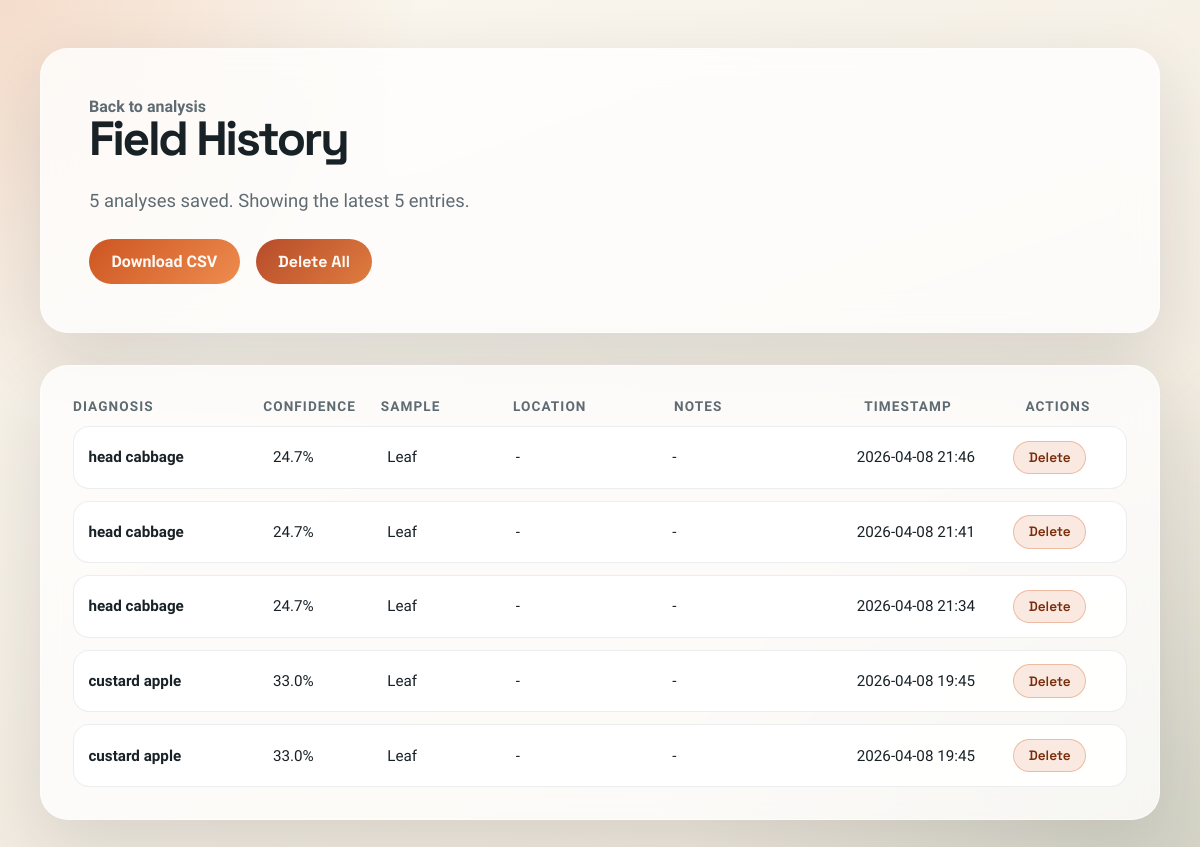
The app's page /history with its own data.
### tables this page shows
CREATE TABLE predictions (
                id INTEGER PRIMARY KEY AUTOINCREMENT,
                created_at TEXT NOT NULL,
                filename TEXT NOT NULL,
                mime_type TEXT NOT NULL,
                sample_type TEXT NOT NULL,
                location TEXT,
                notes TEXT,
                top_label TEXT NOT NULL,
                top_confidence REAL NOT NULL,
                predictions_json TEXT NOT NULL
            );

### app/routes.py (the view)
@main.route("/history", methods=["GET"])
def history():
    context = {
        "error": request.args.get("error") or None,
        "predictions": [],
        "total": 0,
        "limit": 50,
    }
    if not current_app.config.get("STORE_PREDICTIONS"):
        context["error"] = "Prediction storage is disabled."
        return render_template("history.html", **context)
    try:
        limit = min(max(int(request.args.get("limit", "50")), 1), 200)
    except ValueError:
        limit = 50
    context["limit"] = limit
    try:
        context["predictions"] = list_predictions(
            current_app.config["PREDICTIONS_DB"], limit=limit
        )
        context["total"] = count_predictions(current_app.config["PREDICTIONS_DB"])
    except Exception:
        current_app.logger.exception("Failed to load prediction history page.")
        context["error"] = "Unable to load prediction history right now."
    return render_template("history.html", **context)

### app/storage.py (called while the page is built)
def _connect(db_path: str) -> sqlite3.Connection:
    connection = sqlite3.connect(db_path)
    connection.row_factory = sqlite3.Row
    return connection

def list_predictions(
    db_path: str,
    limit: int = 50,
    offset: int = 0,
) -> list[dict[str, str | float]]:
    with _connect(db_path) as connection:
        rows = connection.execute(
            """
            SELECT
                id,
                created_at,
                filename,
                sample_type,
                location,
                notes,
                top_label,
                top_confidence
            FROM predictions
            ORDER BY id DESC
            LIMIT ?
            OFFSET ?
            """,
            (limit, offset),
        ).fetchall()
    return [dict(row) for row in rows]

def count_predictions(db_path: str) -> int:
    with _connect(db_path) as connection:
        row = connection.execute(
            "SELECT COUNT(*) AS total FROM predictions"
        ).fetchone()
    if row is None:
        return 0
    return int(row["total"])

### app/templates/history.html (shortened to what this page needs)
{% extends "base.html" %}
{% block content %}
<main class="history-layout">
  <section class="hero">
    <a class="back-link" href="{{ url_for('main.index') }}">Back to analysis</a>
    <h1>Field History</h1>
    <p class="lead">
      {% if total %}
        {{ total }} analyses saved. Showing the latest {{ predictions|length }} entries.
      {% else %}
        No analyses have been saved yet.
      {% endif %}
    </p>
    <div class="history-actions">
      <a class="button-link" href="{{ url_for('main.history_csv') }}">Download CSV</a>
      <form method="post" action="{{ url_for('main.clear_history') }}">
        <button class="button-link danger" type="submit" onclick="return confirm('Delete all history entries? This cannot be undone.');">
          Delete All
        </button>
      </form>
    </div>
  </section>
  <section class="panel">
    {% if predictions %}
    <div class="history-table">
      <div class="history-header">
        <span>Diagnosis</span>
        <span>Confidence</span>
        <span>Sample</span>
        <span>Location</span>
        <span>Notes</span>
        <span>Timestamp</span>
        <span>Actions</span>
      </div>
      {% for row in predictions %}
      <div class="history-row">
        <span class="strong">{{ row.top_label }}</span>
        <span>{{ "%.1f"|format(row.top_confidence * 100) }}%</span>
        <span>{{ row.sample_type|title }}</span>
        <span>{{ row.location or "-" }}</span>
        <span class="truncate">{{ row.notes or "-" }}</span>
        <span>{{ row.created_at }}</span>
        <span class="history-row-actions">
          <form method="post" action="{{ url_for('main.delete_history_item', prediction_id=row.id) }}">
            <button class="button-inline danger" type="submit" onclick="return confirm('Delete this history entry?');">
              Delete
            </button>
          </form>
        </span>
      </div>
      {% endfor %}
    </div>
    {% endif %}
  </section>
</main>
{% endblock %}

### app/static/css/styles.css (style rules this page uses)
:root { --bg: #f3efe5; --paper: rgba(255, 255, 255, 0.78); --ink: #182126; --muted: #5f6b73; --accent: #d8632a; --accent-soft: #f1bb81; --line: rgba(24, 33, 38, 0.1); --shadow: 0 25px 70px rgba(24, 33, 38, 0.12); }
* { box-sizing: border-box; }
body { margin: 0; min-height: 100vh; color: var(--ink); font-family: "Source Sans 3", sans-serif; background: radial-gradient(circle at top left, rgba(216, 99, 42, 0.18), transparent 28%), radial-gradient(circle at bottom right, rgba(70, 111, 91, 0.16), transparent 35%), linear-gradient(160deg, #fbf7ef 0%, #ede5d9 100%); }
.history-layout { width: min(1120px, calc(100% - 2rem)); margin: 0 auto; padding: 3rem 0 4rem; display: grid; gap: 2rem; }
.hero, .panel { background: var(--paper); backdrop-filter: blur(16px); border: 1px solid rgba(255, 255, 255, 0.55); border-radius: 28px; box-shadow: var(--shadow); }
.hero { padding: 3rem; }
h1, h2, button, .feature-card strong, .dropzone-title { font-family: "Space Grotesk", sans-serif; }
h1 { margin: 0; font-size: clamp(2.6rem, 4vw, 4.5rem); line-height: 0.95; letter-spacing: -0.05em; }
.lead { max-width: 38rem; margin: 1.5rem 0 0; color: var(--muted); font-size: 1.15rem; line-height: 1.6; }
.panel { padding: 2rem; }
button { width: 100%; padding: 1rem 1.2rem; border: 0; border-radius: 999px; color: #fff9f5; background: linear-gradient(135deg, #cd5521, #ee8c4f); font-size: 1rem; font-weight: 700; cursor: pointer; transition: transform 160ms ease, box-shadow 160ms ease; }
.button-link { display: inline-flex; align-items: center; justify-content: center; padding: 0.75rem 1.4rem; border-radius: 999px; text-decoration: none; color: #fff9f5; background: linear-gradient(135deg, #cd5521, #ee8c4f); font-weight: 700; transition: transform 160ms ease, box-shadow 160ms ease; width: auto; border: 0; cursor: pointer; }
.button-link.danger { background: linear-gradient(135deg, #b64c2a, #e07c3f); }
.button-inline { width: auto; padding: 0.45rem 0.9rem; border-radius: 999px; border: 1px solid rgba(24, 33, 38, 0.14); background: rgba(255, 255, 255, 0.85); color: var(--ink); font-size: 0.85rem; font-weight: 600; cursor: pointer; transition: transform 160ms ease, box-shadow 160ms ease; }
.button-inline.danger { background: rgba(216, 99, 42, 0.14); border-color: rgba(216, 99, 42, 0.35); color: #7a2d0a; }
.back-link { display: inline-flex; align-items: center; gap: 0.4rem; color: var(--muted); text-decoration: none; font-weight: 600; }
.history-actions { margin-top: 1.5rem; display: flex; gap: 1rem; flex-wrap: wrap; }
.history-table { display: grid; gap: 0.75rem; }
.history-header, .history-row { display: grid; grid-template-columns: 1.2fr 0.7fr 0.8fr 1fr 1.2fr 1fr 0.7fr; gap: 1rem; align-items: center; }
.history-header { font-size: 0.85rem; text-transform: uppercase; letter-spacing: 0.08em; color: var(--muted); font-weight: 700; }
.history-row { padding: 0.85rem 0.9rem; border-radius: 16px; background: rgba(255, 255, 255, 0.9); border: 1px solid rgba(24, 33, 38, 0.08); font-size: 0.95rem; }
.history-row .strong { font-weight: 700; }
.history-row-actions { display: flex; justify-content: flex-start; }
.truncate { overflow: hidden; text-overflow: ellipsis; white-space: nowrap; }

### records on screen
predictions: top_label "head cabbage", row.top_confidence*100 "24.7", sample_type "Leaf", location "-", notes "-", created_at "2026-04-08 21:46"
predictions: top_label "head cabbage", row.top_confidence*100 "24.7", sample_type "Leaf", location "-", notes "-", created_at "2026-04-08 21:41"
predictions: top_label "head cabbage", row.top_confidence*100 "24.7", sample_type "Leaf", location "-", notes "-", created_at "2026-04-08 21:34"
predictions: top_label "custard apple", row.top_confidence*100 "33.0", sample_type "Leaf", location "-", notes "-", created_at "2026-04-08 19:45"
predictions: top_label "custard apple", row.top_confidence*100 "33.0", sample_type "Leaf", location "-", notes "-", created_at "2026-04-08 19:45"

### other values on screen
{{ total }} "5"
{{ predictions|length }} "5"
